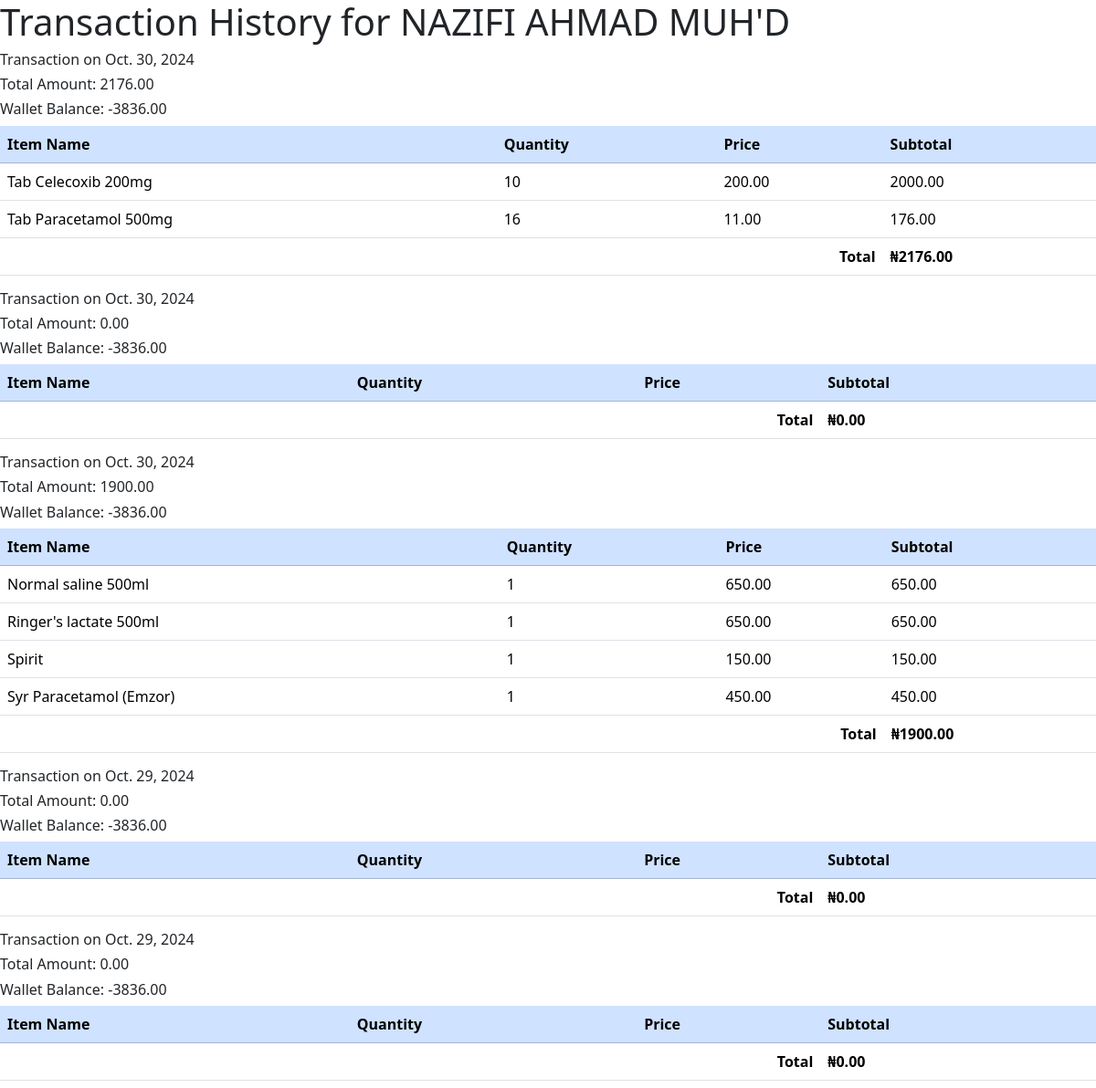
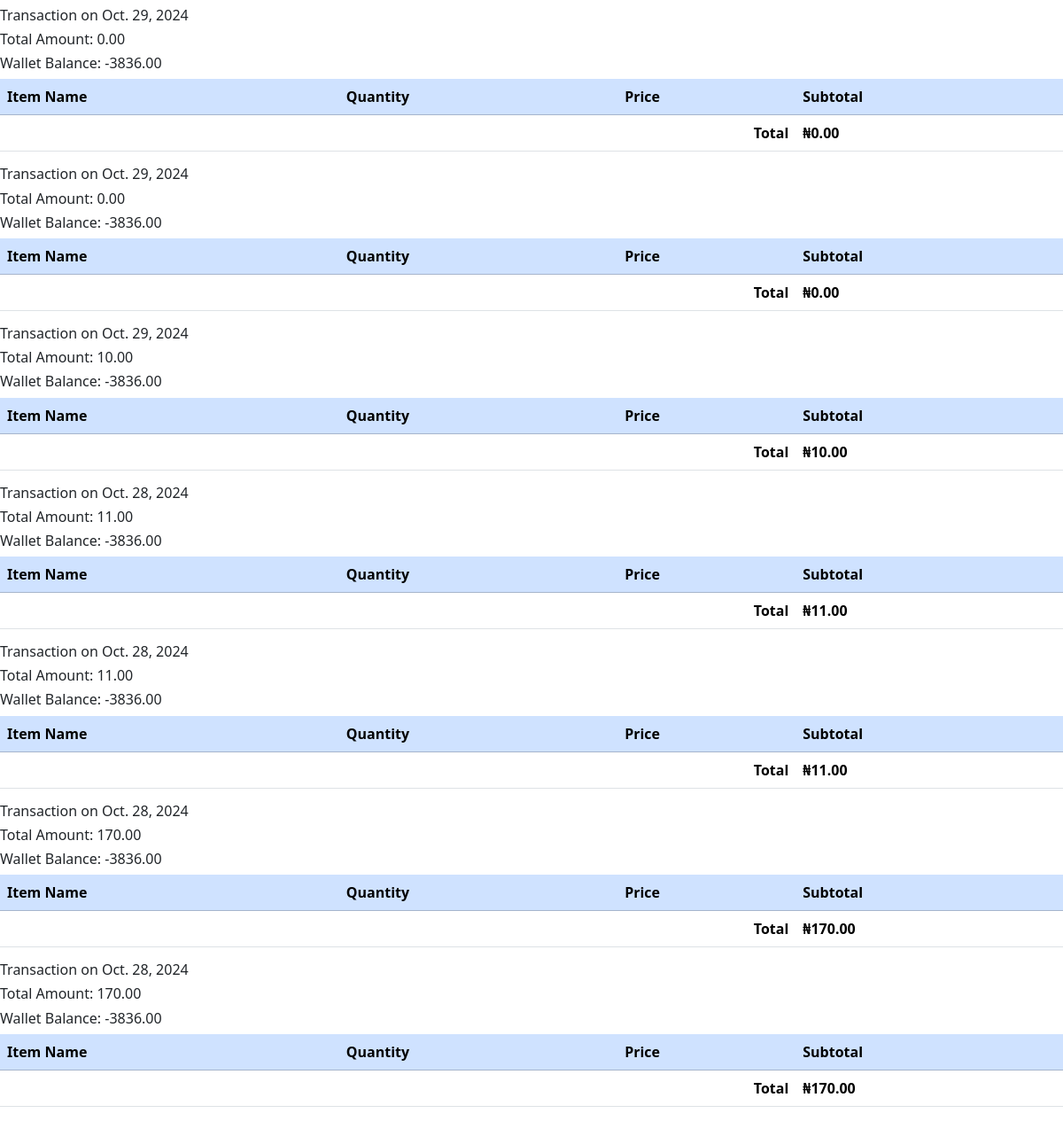
Screenshot of /customer/1/transaction-history/ with the database file from the repository (2 pictures, top to bottom).
### app/models.py (models this page shows, shortened)
class Sales(models.Model):
    user = models.ForeignKey(User, on_delete=models.CASCADE)
    customer = models.ForeignKey(Customer, on_delete=models.SET_NULL, null=True)
    total_amount = models.DecimalField(max_digits=10, decimal_places=2, default=0)
    date = models.DateField(auto_now_add=True)

class Customer(models.Model):
    user = models.OneToOneField(User, on_delete=models.CASCADE, null=True, blank=True)
    name = models.CharField(max_length=100)
    phone = models.CharField(max_length=15)
    address = models.TextField()

class Wallet(models.Model):
    customer = models.OneToOneField(Customer, on_delete=models.CASCADE, related_name='wallet')
    balance = models.DecimalField(max_digits=10, decimal_places=2, default=0.00)

class SalesItem(models.Model):
    sales = models.ForeignKey(Sales, on_delete=models.CASCADE, related_name='sales_items')
    item = models.ForeignKey(Item, on_delete=models.CASCADE)
    price = models.DecimalField(max_digits=10, decimal_places=2)
    quantity = models.IntegerField()
    @property
    def subtotal(self):
        return self.price * self.quantity

class Item(models.Model):
    name = models.CharField(max_length=100)
    cost = models.DecimalField(max_digits=10, decimal_places=2, default=0)
    price = models.DecimalField(max_digits=10, decimal_places=2,)
    stock_quantity = models.IntegerField()
    exp_date = models.DateField()

### app/views.py (the view)
# urls.py: path('customer/<int:customer_id>/transaction-history/', views.customer_sales_history, name='customer_transaction_history'),
def customer_sales_history(request, customer_id):
    customer = get_object_or_404(Customer, id=customer_id)
    sales = Sales.objects.filter(customer=customer).prefetch_related('sales_items__item').order_by('-date')
    return render(request, 'partials/customer_transaction_history.html', {'customer': customer, 'sales': sales})

### app/templates/partials/customer_transaction_history.html (shortened to what this page needs)
{% load static %}
<!DOCTYPE html>
<html lang="en">
<head>
    <link rel="stylesheet" href="{% static 'css/bootstrap.min.css' %}">
</head>
<body>
    <h1>Transaction History for {{ customer.name }}</h1>
    {% for sale in sales %}
    <h6>Transaction on {{ sale.date }}</h6>
    <h6>Total Amount: {{ sale.total_amount }}</h6>
    <h6>Wallet Balance: {{ customer.wallet.balance}}</h6>
    <table class="table table-hover">
        <thead class="table table-primary">
            <tr>
                <th>Item Name</th>
                <th>Quantity</th>
                <th>Price</th>
                <th>Subtotal</th>
            </tr>
        </thead>
        <tbody>
            {% for item in sale.sales_items.all %}
            <tr>
                <td>{{ item.item.name }}</td>
                <td>{{ item.quantity }}</td>
                <td>{{ item.price }}</td>
                <td>{{ item.subtotal }}</td>
            </tr>
            {% endfor %}
            <tr>
                <th colspan="3" class="text-end">Total</th>
                <th>₦{{ sale.total_amount }}</th>
            </tr>
        </tbody>
    </table>
    {% endfor %}
</body>
</html>

### rows the page displays
Sales: date "Oct. 30, 2024", total_amount "2176.00"
Customer: wallet.balance "-3836.00"
SalesItem: item.name "Tab Celecoxib 200mg", quantity "10", price "200.00", subtotal "2000.00"
SalesItem: item.name "Tab Paracetamol 500mg", quantity "16", price "11.00", subtotal "176.00"
Sales: date "Oct. 30, 2024", total_amount "0.00"
Sales: date "Oct. 30, 2024", total_amount "1900.00"
SalesItem: item.name "Normal saline 500ml", quantity "1", price "650.00", subtotal "650.00"
SalesItem: item.name "Ringer's lactate 500ml", quantity "1", price "650.00", subtotal "650.00"
SalesItem: item.name "Spirit", quantity "1", price "150.00", subtotal "150.00"
SalesItem: item.name "Syr Paracetamol (Emzor)", quantity "1", price "450.00", subtotal "450.00"
Sales: date "Oct. 29, 2024", total_amount "0.00"
Sales: date "Oct. 29, 2024", total_amount "0.00"
Sales: date "Oct. 29, 2024", total_amount "0.00"
Sales: date "Oct. 29, 2024", total_amount "0.00"
Sales: date "Oct. 29, 2024", total_amount "10.00"
Sales: date "Oct. 28, 2024", total_amount "11.00"
Sales: date "Oct. 28, 2024", total_amount "11.00"
Sales: date "Oct. 28, 2024", total_amount "170.00"
Sales: date "Oct. 28, 2024", total_amount "170.00"
